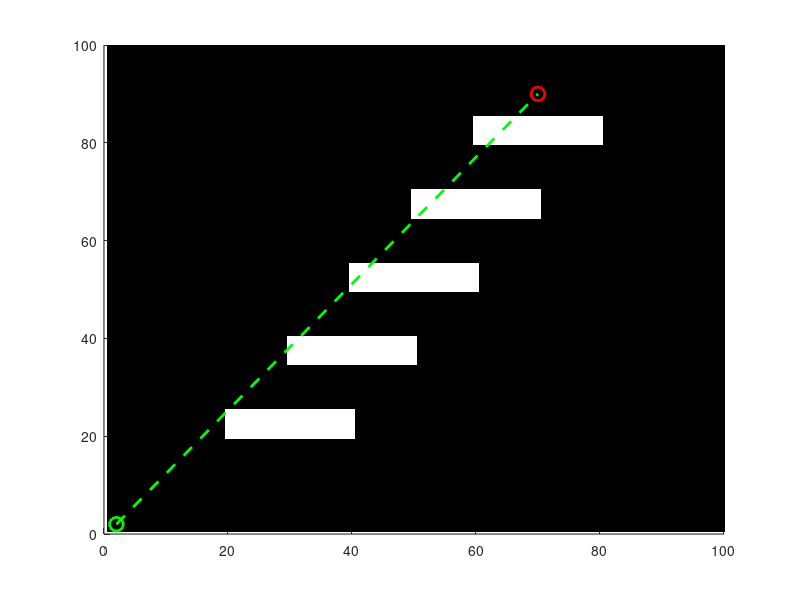

Source code (MATLAB): (Note: this script raises an error after producing the figure.)
clc; clear; close all;

% Define the 2D grid map (1 for obstacle, 0 for free space)
map = zeros(100, 100);
map(20:40, 20:25) = 1; % Add a reactangular obstacle
map(30:50, 35:40) = 1; % Add a reactangular obstacle
map(40:60, 50:55) = 1; % Add a reactangular obstacle
map(50:70, 65:70) = 1; % Add a reactangular obstacle
map(60:80, 80:85) = 1; % Add a reactangular obstacle
tol = 0.1;

% Start and Goal positions
start = [2, 2];
goal = [70, 90];

% Plot the environment
figure; hold on; grid on;
axis([0, size(map, 2), 0, size(map, 1)]);
imagesc(map'); colormap(gray);
plot(start(1), start(2), 'go', 'MarkerSize', 10, 'LineWidth', 2); % Start
plot(goal(1), goal(2), 'ro', 'MarkerSize', 10, 'LineWidth', 2);   % Goal
plot([start(1), goal(1)], [start(2), goal(2)], 'g--', 'LineWidth', 2);

% Initialize variables
current_pos = start;
path = current_pos;
reached_goal = false;
max_iterations = 1000; % Limit iterations to avoid infinite loops
iteration = 0;
hit_point = [];
leave_point = [];
boundary_following = false;
previous_pos = start;

% Main Bug2 Algorithm loop
while ~reached_goal && iteration < max_iterations
    iteration = iteration + 1;
    
    if ~boundary_following
        % Calculate direction to the goal (m-line movement)
        goal_vector = goal - current_pos;
        goal_direction = goal_vector / norm(goal_vector);
        next_pos = current_pos + goal_direction;

        % Check for goal reached
        if isequal(round(next_pos), goal)
            reached_goal = true;
            break;
        end

        % Check for collision
        if is_collision(next_pos, map)
            hit_point = current_pos;
            boundary_following = true; % Switch to boundary following
        end
    end

    if boundary_following
        % Follow the boundary
        next_pos = follow_boundary(current_pos, previous_pos, map);
        
        % Check if goal is reached
        if norm(next_pos - goal) < tol
            reached_goal = true;
            break;
        end

        % Check if m-line is encountered
        m_line_condition = is_point_on_line_equation(next_pos, start, goal);
        if m_line_condition
            leave_point = next_pos;
            boundary_following = false; % Exit boundary following
        end
    end

    % Update current position and path
    previous_pos = current_pos;
    current_pos = next_pos;
    path = [path; current_pos];

    % Plot current position
    plot(current_pos(1), current_pos(2), 'b.', 'MarkerSize', 15);
    pause(0.1);
end

% Plot final path
plot(path(:, 1), path(:, 2), 'r-', 'LineWidth', 1.5);
if reached_goal
    title('Bug2 Algorithm: Goal Reached!');
else
    title('Bug2 Algorithm: Goal Not Reached!');
end
